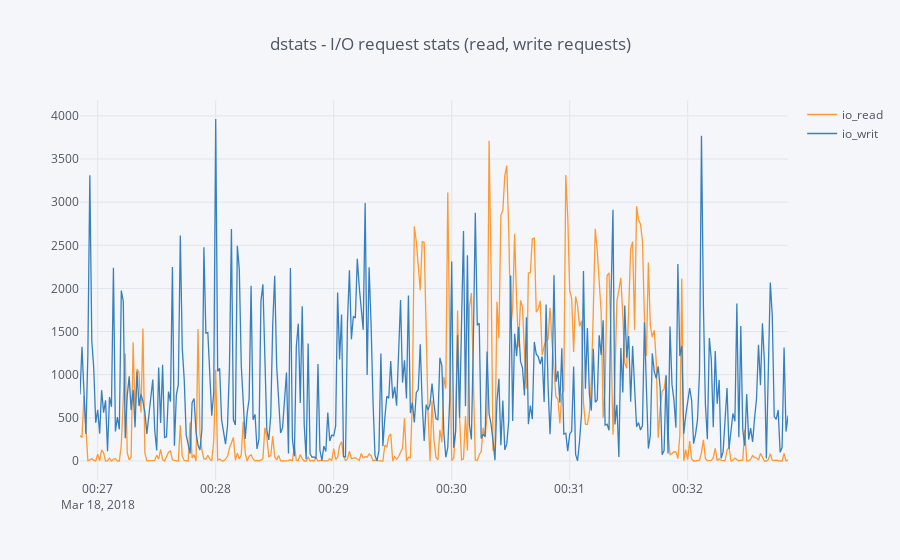

This figure's notebook cell:
### Code cell
df[['io_read', 'io_writ']].iplot(kind='line', title='dstats - I/O request stats (read, write requests)')

### Figure 1 — Plotly figure (JSON) as saved in the notebook; plotly's stock layout.template omitted (floating-point values rounded to 4 significant figures; data arrays with more than 128 entries replaced by an {"elided": "..."} marker saying what was removed)
{"data": [{"line": {"color": "rgba(255, 153, 51, 1.0)", "dash": "solid", "width": 1.3}, "mode": "lines", "name": "io_read", "text": "", "type": "scatter", "x": {"elided": "361 str values"}, "y": {"elided": "361 int values"}}, {"line": {"color": "rgba(55, 128, 191, 1.0)", "dash": "solid", "width": 1.3}, "mode": "lines", "name": "io_writ", "text": "", "type": "scatter", "x": {"elided": "361 str values"}, "y": {"elided": "361 int values"}}], "layout": {"legend": {"bgcolor": "#F5F6F9", "font": {"color": "#4D5663"}}, "paper_bgcolor": "#F5F6F9", "plot_bgcolor": "#F5F6F9", "title": "dstats - I/O request stats (read, write requests)", "titlefont": {"color": "#4D5663"}, "xaxis1": {"gridcolor": "#E1E5ED", "showgrid": true, "tickfont": {"color": "#4D5663"}, "title": "", "titlefont": {"color": "#4D5663"}, "zerolinecolor": "#E1E5ED"}, "yaxis1": {"gridcolor": "#E1E5ED", "showgrid": true, "tickfont": {"color": "#4D5663"}, "title": "", "titlefont": {"color": "#4D5663"}, "zerolinecolor": "#E1E5ED"}}}
